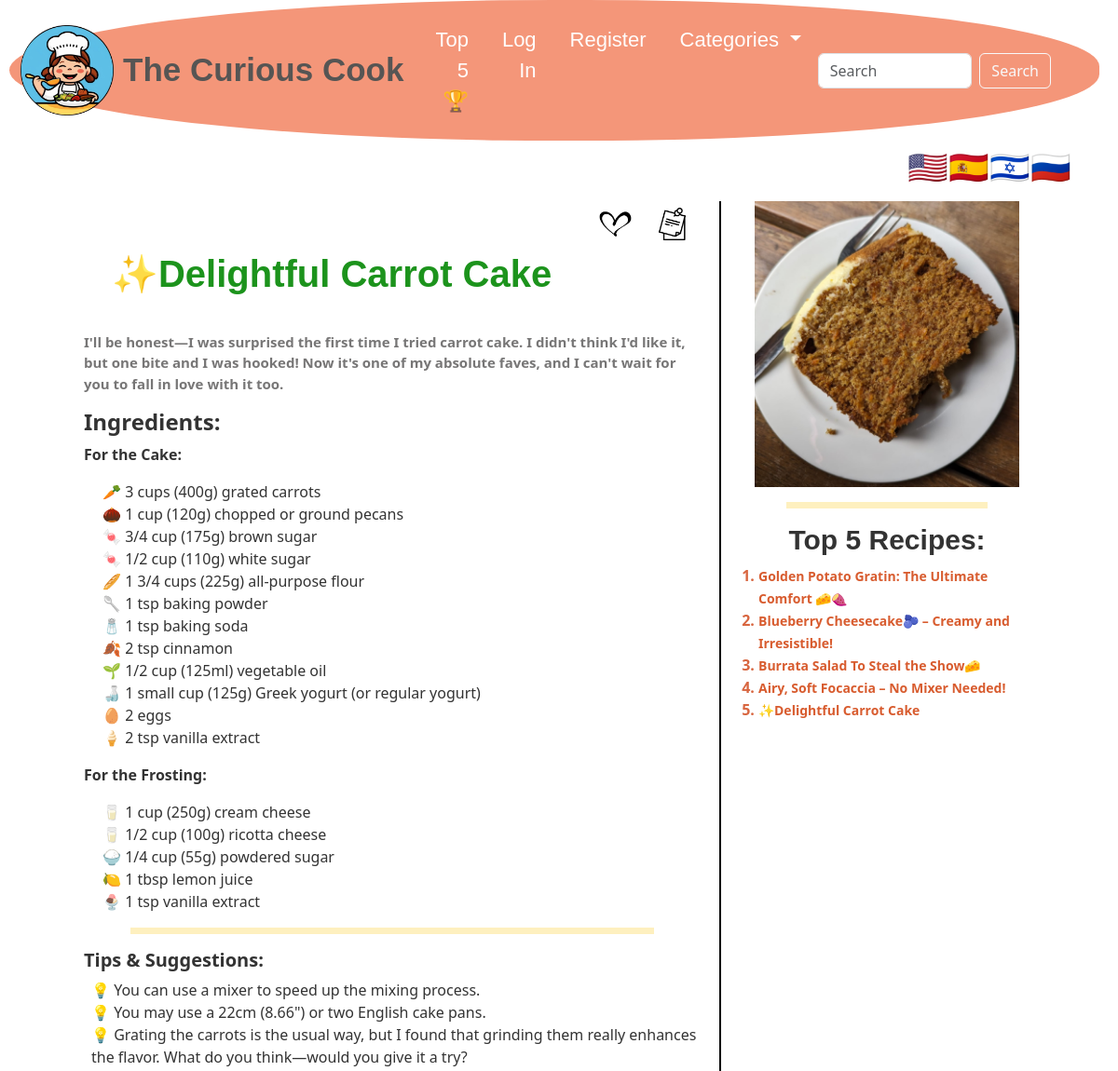
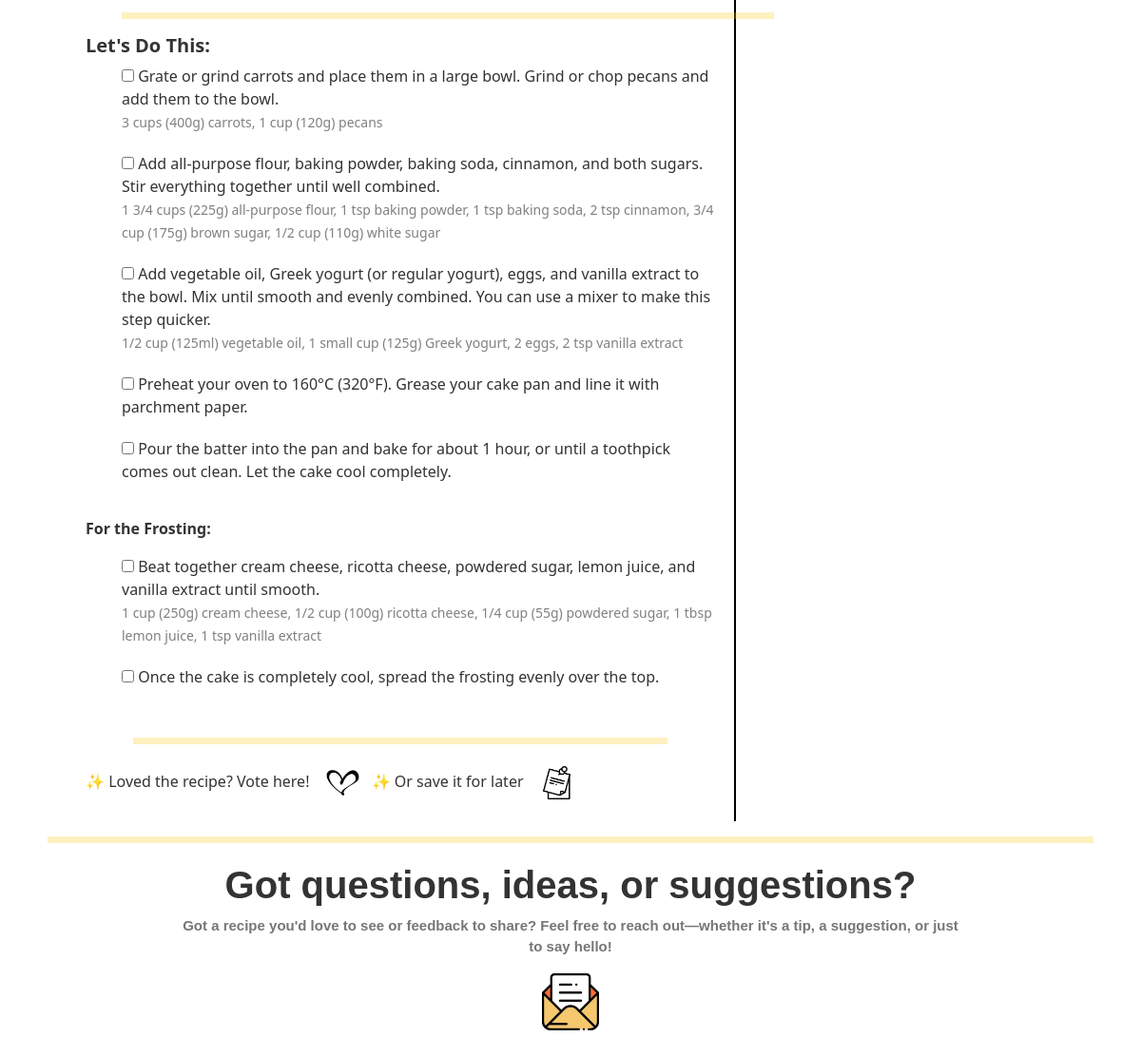
Page /recipe/1/ on the committed database (2 pictures, top to bottom).
### cookbook/models.py (models this page shows, shortened)
class Card(models.Model):
    filename = models.CharField(max_length=100, default='SOME STRING')
    title = models.CharField(max_length=100)
    title_ru = models.CharField(max_length=100, blank=True, null=True)
    title_he = models.CharField(max_length=100, blank=True, null=True)
    title_es = models.CharField(max_length=100, blank=True, null=True)
    image = models.CharField(max_length=10000)
    categories = models.ManyToManyField(Category, related_name='cards')
    liked = models.ManyToManyField(User, blank=True, related_name="liked_item")
    saved = models.ManyToManyField(User, blank=True, related_name="saved_item")
    anon_like = models.IntegerField(default=0)

### cookbook/views.py (the view)
# urls.py: path("recipe/<int:card_id>/", views.recipe, name="recipe"),
def recipe(request, card_id):
    categories = Category.objects.all()
    top_cards = Card.objects.annotate(like_count=Count('liked')).all()
    top_cards = sorted(top_cards, key=lambda card: card.like_count + card.anon_like, reverse=True)[:5]
    try:
        card = Card.objects.get(id=card_id)
    except Card.DoesNotExist:
        return HttpResponse("Card not found.", status=404)
    template_name = 'cookbook/recipes/{}.html'.format(card.filename)
    try:
        return render(request, template_name, {
            "card": card,
            "categories":categories,
            "top_cards": top_cards,
        })
    except:
        return HttpResponse("No matching recipe found.")

### cookbook/templates/cookbook/recipes/carrotcake.html
{% extends "cookbook/recipe.html" %}
{% load static %}
{% block left %}
<p class="text-body-secondary">
        I'll be honest—I was surprised the first time I tried carrot cake. I didn't think I'd like it, but one bite and I was hooked!
        Now it's one of my absolute faves, and I can't wait for you to fall in love with it too.
</p>
<h4><b>Ingredients:</b></h4>
<p><b>For the Cake:</b></p>
<ul style="padding-left: 20px; list-style-type: none;">
        <li>🥕 3 cups (400g) grated carrots</li>
        <li>🌰 1 cup (120g) chopped or ground pecans</li>
        <li>🍬 3/4 cup (175g) brown sugar</li>
        <li>🍬 1/2 cup (110g) white sugar</li>
        <li>🥖 1 3/4 cups (225g) all-purpose flour</li>
        <li>🥄 1 tsp baking powder</li>
        <li>🧂 1 tsp baking soda</li>
        <li>🍂 2 tsp cinnamon</li>
        <li>🌱 1/2 cup (125ml) vegetable oil</li>
        <li>🍶 1 small cup (125g) Greek yogurt (or regular yogurt)</li>
        <li>🥚 2 eggs</li>
        <li>🍦 2 tsp vanilla extract</li>
</ul>
<p><b>For the Frosting:</b></p>
<ul style="padding-left: 20px; list-style-type: none;">
        <li>🥛 1 cup (250g) cream cheese</li>
        <li>🥛 1/2 cup (100g) ricotta cheese</li>
        <li>🍚 1/4 cup (55g) powdered sugar</li>
        <li>🍋 1 tbsp lemon juice</li>
        <li>🍨 1 tsp vanilla extract</li>
</ul>
<hr>
<div class="row">
        <h5><b>Tips & Suggestions:</b></h5>
        <ul style="padding-left: 20px; list-style-type: none;">
                <li>💡 You can use a mixer to speed up the mixing process.</li>
                <li>💡 You may use a 22cm (8.66") or two English cake pans.</li>
                <li>💡 Grating the carrots is the usual way, but I found that grinding them really enhances the flavor. What do you think—would you give it a try?</li>
        </ul>
        <hr>
        <h5><b>Let's Do This:</b></h5>
        <ul style="padding-left: 50px; list-style-type: none;">
                <li style="margin-bottom: 20px;"><input type="checkbox"> Grate or grind carrots and place them in a large bowl. Grind or chop pecans and add them to the bowl.
                        <br><small style="color:gray;">3 cups (400g) carrots, 1 cup (120g) pecans</small>
                </li>
                <li style="margin-bottom: 20px;"><input type="checkbox"> Add all-purpose flour, baking powder, baking soda, cinnamon, and both sugars. Stir everything together until well combined.
                        <br><small style="color:gray;">1 3/4 cups (225g) all-purpose flour, 1 tsp baking powder, 1 tsp baking soda, 2 tsp cinnamon, 3/4 cup (175g) brown sugar, 1/2 cup (110g) white sugar</small>
                </li>
                <li style="margin-bottom: 20px;"><input type="checkbox"> Add vegetable oil, Greek yogurt (or regular yogurt), eggs, and vanilla extract to the bowl. Mix until smooth and evenly combined. You can use a mixer to make this step quicker.
                        <br><small style="color:gray;">1/2 cup (125ml) vegetable oil, 1 small cup (125g) Greek yogurt, 2 eggs, 2 tsp vanilla extract</small>
                </li>
                <li style="margin-bottom: 20px;"><input type="checkbox"> Preheat your oven to 160°C (320°F). Grease your cake pan and line it with parchment paper.</li>
                <li style="margin-bottom: 20px;"><input type="checkbox"> Pour the batter into the pan and bake for about 1 hour, or until a toothpick comes out clean. Let the cake cool completely.</li>
        </ul>
        <p><b>For the Frosting:</b></p>
        <ul style="padding-left: 50px; list-style-type: none;">
                <li style="margin-bottom: 20px;"><input type="checkbox"> Beat together cream cheese, ricotta cheese, powdered sugar, lemon juice, and vanilla extract until smooth.
                        <br><small style="color:gray;">1 cup (250g) cream cheese, 1/2 cup (100g) ricotta cheese, 1/4 cup (55g) powdered sugar, 1 tbsp lemon juice, 1 tsp vanilla extract</small>
                </li>
                <li style="margin-bottom: 20px;"><input type="checkbox"> Once the cake is completely cool, spread the frosting evenly over the top.</li>
        </ul>
</div>
{% endblock %}
{% block image %}
        <img src="{{ card.image }}" alt="Carrot Cake" class="d-inline-block align-text-center" style="max-width: 90%; height: auto;">
 {% endblock %}

### cookbook/templates/cookbook/recipe.html (shortened to what this page needs)
{% extends "cookbook/layout.html" %}
{% block body %}
{% load static %}
<div class="container" style="padding-left: 60px; padding-right: 60px;">
        <div class="row">
                <div id="desktop_border" class="col-md-8">
                        <div class="btn-group" style="display: flex; float: right;">
                                {% if user.is_authenticated %}
                                        {% if card in user.saved_item.all %}
                                                <button type="button" class="btn save_button_top_{{ card.id }}" onclick="save_recipe('{{ card.id }}')">
                                                        <img class="bookmark" src="{% static 'cookbook/bookmarkUnsave.jpg' %}" alt="unsave" width="40" height="mx-auto">
                                                </button>
                                        {% else %}
                                                <button type="button" class="btn save_button_top_{{ card.id }}" onclick="save_recipe('{{ card.id }}')">
                                                        <img class="bookmark" src="{% static 'cookbook/bookmarkSave.jpg' %}" alt="save" width="35" height="mx-auto">
                                                </button>
                                        {% endif %}
                                {% else %}
                                        <button type="button" class="btn save_button_top_{{ card.id }}" onclick="save_recipe('{{ card.id }}')">
                                                <img class="bookmark" src="{% static 'cookbook/bookmarkSave.jpg' %}" alt="save" width="35" height="auto">
                                        </button>
                                {% endif %}
                        </div>
                        <div class="btn-group" style="display: flex; float: right;">
                                {% if user.is_authenticated %}
                                    {% if card in user.liked_item.all %}
                                        <button type="button" class="btn vote_card_top_{{ card.id }}" onclick="vote('{{ card.id }}')">
                                            <img class="heart" src="{% static 'cookbook/fullHeart.jpg' %}" alt="liked" width="50" height="auto">
                                        </button>
                                    {% else %}
                                        <button type="button" class="btn vote_card_top_{{ card.id }}" onclick="vote('{{ card.id }}')">
                                            <img class="heart" src="{% static 'cookbook/emptyHeart.jpg' %}" alt="unliked" width="35" height="auto">
                                        </button>
                                    {% endif %}
                                {% else %}
                                    <button type="button" class="btn vote_card_top_{{ card.id }}" onclick="vote('{{ card.id }}')">
                                        <img class="heart" src="{% static 'cookbook/emptyHeart.jpg' %}" alt="unliked" width="35" height="auto">
                                    </button>
                                {% endif %}
                            </div>
                <br>
                <h1 style="padding: 30px; text-align: left; color: rgba(5, 136, 5, 0.909);"><b>{{ card.title }}</b></h1>
                {% block left %}
                {% endblock %}
                <hr>
                <div class="btn-group"  style="display: flex; float: left;">
                        <p>✨ Loved the recipe? Vote here!
                                {% if user.is_authenticated %}
                                        {% if card in user.liked_item.all %}
                                                <button type="button" class="btn vote_card_bottom_{{ card.id }}" onclick="vote('{{ card.id }}')">
                                                        <img class="heart" src="{% static 'cookbook/fullHeart.jpg' %}" alt="tnx" width="50" height="auto">
                                                </button>
                                        {% else %}
                                                <button type="button" class="btn vote_card_bottom_{{ card.id }}" onclick="vote('{{ card.id }}')">
                                                        <img class="heart" src="{% static 'cookbook/emptyHeart.jpg' %}" alt="vote" width="35" height="auto">
                                                </button>
                                        {% endif %}
                                {% else %}
                                        <button type="button" class="btn vote_card_bottom_{{ card.id }}" onclick="vote('{{ card.id }}')">
                                                <img class="heart" src="{% static 'cookbook/emptyHeart.jpg' %}" alt="vote" width="35" height="auto">
                                        </button>
                                {% endif %}
                        </p>
                </div>
                <div class="btn-group"  style="display: flex; float: left;">
                        <p>✨ Or save it for later
                        {% if user.is_authenticated %}
                                {% if card in user.saved_item.all %}
                                        <button type="button" class="btn save_button_bottom_{{ card.id }}" onclick="save_recipe('{{ card.id }}')">
                                                <img class="bookmark" src="{% static 'cookbook/bookmarkUnsave.jpg' %}" alt="unsave" width="40" height="mx-auto">
                                        </button>
                                {% else %}
                                        <button type="button" class="btn save_button_bottom_{{ card.id }}" onclick="save_recipe('{{ card.id }}')">
                                                <img class="bookmark" src="{% static 'cookbook/bookmarkSave.jpg' %}" alt="save" width="35" height="auto">
                                        </button>
                                {% endif %}
                        {% else %}
                                <button type="button" class="btn save_button_bottom_{{ card.id }}" onclick="save_recipe('{{ card.id }}')">
                                        <img class="bookmark" src="{% static 'cookbook/bookmarkSave.jpg' %}" alt="save" width="35" height="auto">
                                </button>
                        {% endif %}
                        </p>
                </div>
        </div>
        <div class="col-md-4" style="position: -webkit-sticky; position: sticky; top: 150px; z-index: 10; padding-left: 20px; height: calc(100vh - 80px);">
                <div class="d-flex justify-content-center" style="margin-bottom: 5px;">
                        {% block image %}
                        {% endblock %}
                </div>
                <hr>
                <h1 style="font-size: 30px;"><b>Top 5 Recipes:</b></h1>
                <ol style="padding-left: 20px; font-weight: bold; color: rgb(216, 102, 64);">
                        {% for card in top_cards %}
                                <li id="top-liked">
                                        <a href="{% url 'recipe' card_id=card.id %}" alt="{{ card.title }}"
                                                style="font-weight: lighter; text-decoration: none; font-size: 14px;">
                                                <b>{{ card.title }}</b>
                                        </a>
                                </li>
                        {% endfor %}
                </ol>
        </div>
</div>
{% endblock %}

### cookbook/static/cookbook/styles.css (style rules this page uses)
hr { border: none; height: 7px; background-color: #f9c301; margin-left: 50px; margin-right: 50px; }
h1 { font-family: fantasy, sans-serif; font-weight: bold; text-align: center; }
@media (min-width: 1024px) { .d-flex { display: flex; justify-content: flex-end; } }
@media (min-width: 1024px) { #desktop_border { padding-right: 20px; border-right: 2px solid #000; } }
body { background-color: #ffffff; color: #333333; }
a { color: #D85C2F; }
.text-body-secondary { font-size: 15px; font-weight: bold; color: #777676 !important; }

### rows in the picture
Card: title "✨Delightful Carrot Cake", image (picture)
Card: title "Golden Potato Gratin: The Ultimate Comfort 🧀🍠"
Card: title "Blueberry Cheesecake🫐 – Creamy and Irresistible!"
Card: title "Burrata Salad To Steal the Show🧀"
Card: title "Airy, Soft Focaccia – No Mixer Needed!"
